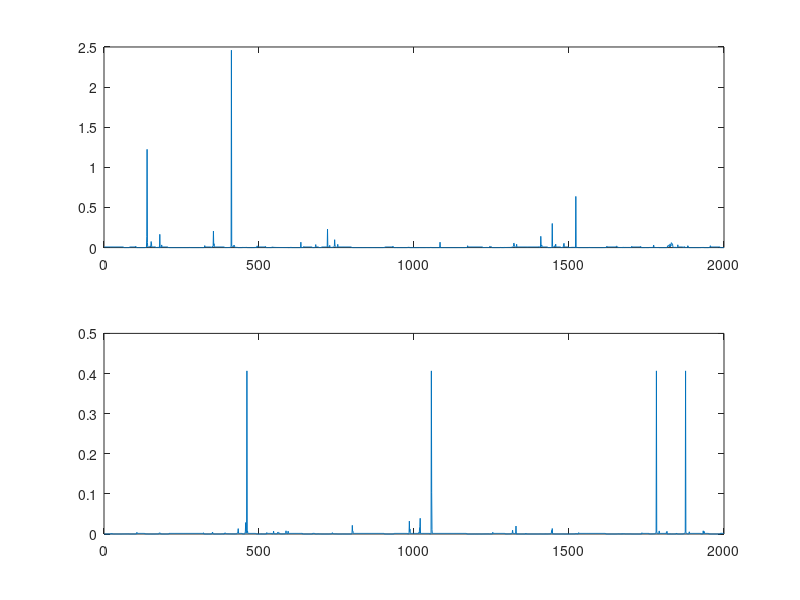

The MATLAB source for this figure:
clear;clc;
data = csvread('anomalous_2.csv');

range = 1:size(data,1);

y = data(:,1);
x_FL = data(:,2);
x_RL = data(:,5);
x_FR = data(:,4);
x_RR = data(:,6);

f_1 = exp(y-4.5)./(x_FL.*x_RL+1);
f_2 = exp(4.5-y)./(x_FR.*x_RR+1);

figure(1)
subplot(2,1,1)
plot(range, f_1);
subplot(2,1,2)
plot(range, f_2);

features = [f_1 f_2];
csvwrite('features.csv', features);

